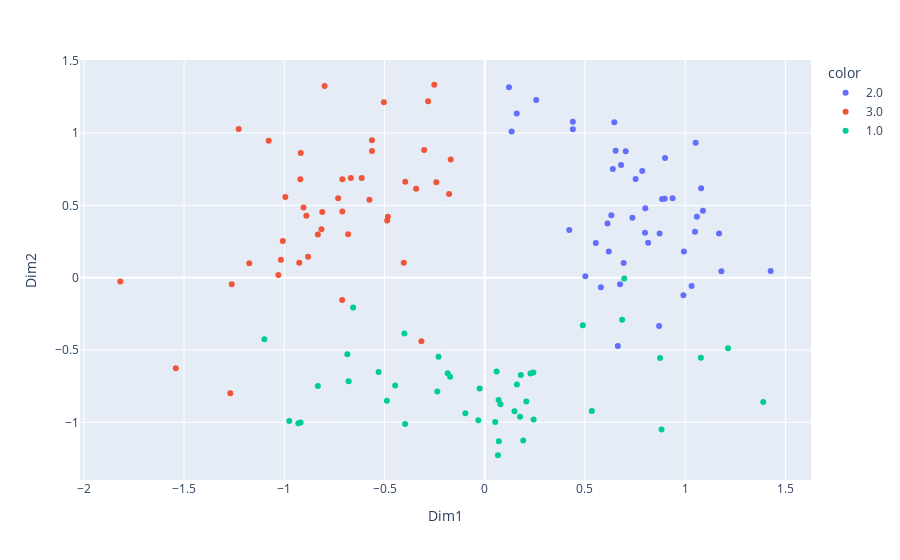

This figure's notebook cell:
### Code cell
fig = px.scatter(Data_app, x="Dim1", y="Dim2",color=[str(x) for x in Data_app['Label']])
fig.show()
